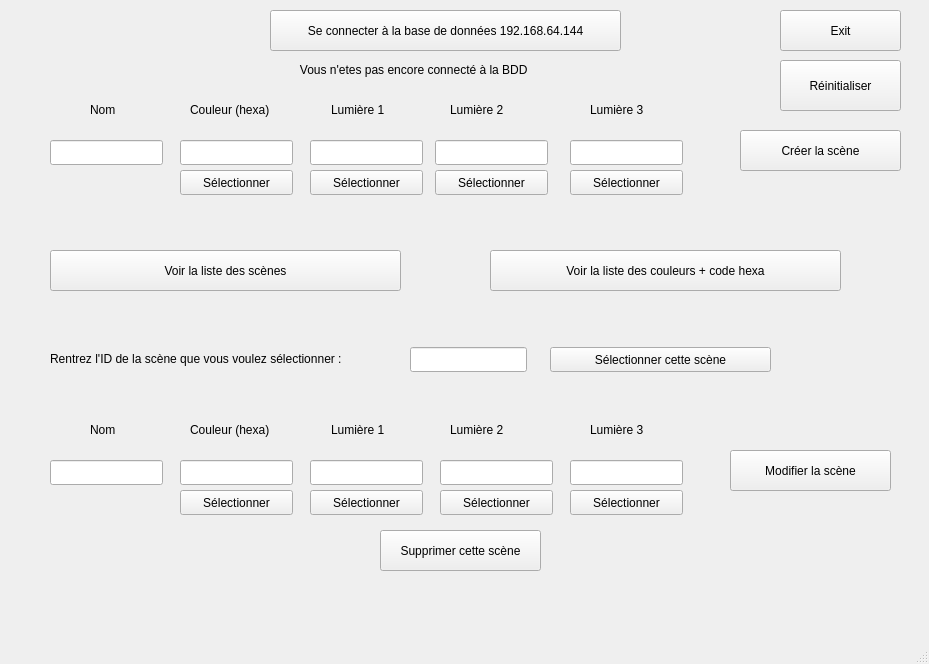
<?xml version="1.0" encoding="UTF-8"?>
<ui version="4.0">
 <class>MainWindow</class>
 <widget class="QMainWindow" name="MainWindow">
  <property name="geometry">
   <rect>
    <x>0</x>
    <y>0</y>
    <width>929</width>
    <height>664</height>
   </rect>
  </property>
  <property name="windowTitle">
   <string>MainWindow</string>
  </property>
  <widget class="QWidget" name="centralwidget">
   <widget class="QPushButton" name="pushButton">
    <property name="enabled">
     <bool>true</bool>
    </property>
    <property name="geometry">
     <rect>
      <x>270</x>
      <y>10</y>
      <width>351</width>
      <height>41</height>
     </rect>
    </property>
    <property name="text">
     <string>Se connecter à la base de données 192.168.64.144</string>
    </property>
   </widget>
   <widget class="QLabel" name="label">
    <property name="geometry">
     <rect>
      <x>250</x>
      <y>60</y>
      <width>401</width>
      <height>20</height>
     </rect>
    </property>
    <property name="text">
     <string>               Vous n'etes pas encore connecté à la BDD</string>
    </property>
   </widget>
   <widget class="QPushButton" name="pushButton_2">
    <property name="geometry">
     <rect>
      <x>740</x>
      <y>130</y>
      <width>161</width>
      <height>41</height>
     </rect>
    </property>
    <property name="text">
     <string>Créer la scène</string>
    </property>
   </widget>
   <widget class="QLabel" name="label_2">
    <property name="geometry">
     <rect>
      <x>90</x>
      <y>100</y>
      <width>62</width>
      <height>20</height>
     </rect>
    </property>
    <property name="text">
     <string>Nom</string>
    </property>
   </widget>
   <widget class="QLabel" name="label_3">
    <property name="geometry">
     <rect>
      <x>190</x>
      <y>100</y>
      <width>101</width>
      <height>20</height>
     </rect>
    </property>
    <property name="text">
     <string>Couleur (hexa)</string>
    </property>
   </widget>
   <widget class="QLabel" name="label_4">
    <property name="geometry">
     <rect>
      <x>331</x>
      <y>100</y>
      <width>65</width>
      <height>20</height>
     </rect>
    </property>
    <property name="text">
     <string>Lumière 1</string>
    </property>
   </widget>
   <widget class="QLabel" name="label_5">
    <property name="geometry">
     <rect>
      <x>450</x>
      <y>100</y>
      <width>71</width>
      <height>20</height>
     </rect>
    </property>
    <property name="text">
     <string>Lumière 2</string>
    </property>
   </widget>
   <widget class="QLabel" name="label_6">
    <property name="geometry">
     <rect>
      <x>590</x>
      <y>100</y>
      <width>71</width>
      <height>20</height>
     </rect>
    </property>
    <property name="text">
     <string>Lumière 3</string>
    </property>
   </widget>
   <widget class="QLineEdit" name="lineEdit">
    <property name="geometry">
     <rect>
      <x>50</x>
      <y>140</y>
      <width>113</width>
      <height>25</height>
     </rect>
    </property>
   </widget>
   <widget class="QLineEdit" name="lineEdit_2">
    <property name="geometry">
     <rect>
      <x>180</x>
      <y>140</y>
      <width>113</width>
      <height>25</height>
     </rect>
    </property>
   </widget>
   <widget class="QLineEdit" name="lineEdit_3">
    <property name="geometry">
     <rect>
      <x>310</x>
      <y>140</y>
      <width>113</width>
      <height>25</height>
     </rect>
    </property>
   </widget>
   <widget class="QLineEdit" name="lineEdit_4">
    <property name="geometry">
     <rect>
      <x>435</x>
      <y>140</y>
      <width>113</width>
      <height>25</height>
     </rect>
    </property>
   </widget>
   <widget class="QLineEdit" name="lineEdit_5">
    <property name="geometry">
     <rect>
      <x>570</x>
      <y>140</y>
      <width>113</width>
      <height>25</height>
     </rect>
    </property>
   </widget>
   <widget class="QLabel" name="label_7">
    <property name="geometry">
     <rect>
      <x>680</x>
      <y>180</y>
      <width>271</width>
      <height>20</height>
     </rect>
    </property>
    <property name="text">
     <string/>
    </property>
   </widget>
   <widget class="QPushButton" name="pushButton_3">
    <property name="geometry">
     <rect>
      <x>50</x>
      <y>250</y>
      <width>351</width>
      <height>41</height>
     </rect>
    </property>
    <property name="text">
     <string>Voir la liste des scènes</string>
    </property>
   </widget>
   <widget class="QLabel" name="label_8">
    <property name="geometry">
     <rect>
      <x>50</x>
      <y>350</y>
      <width>351</width>
      <height>17</height>
     </rect>
    </property>
    <property name="text">
     <string>Rentrez l'ID de la scène que vous voulez sélectionner : </string>
    </property>
   </widget>
   <widget class="QLineEdit" name="lineEdit_6">
    <property name="geometry">
     <rect>
      <x>410</x>
      <y>347</y>
      <width>117</width>
      <height>25</height>
     </rect>
    </property>
   </widget>
   <widget class="QPushButton" name="pushButton_4">
    <property name="geometry">
     <rect>
      <x>550</x>
      <y>347</y>
      <width>221</width>
      <height>25</height>
     </rect>
    </property>
    <property name="text">
     <string>Sélectionner cette scène</string>
    </property>
   </widget>
   <widget class="QLabel" name="label_9">
    <property name="geometry">
     <rect>
      <x>270</x>
      <y>390</y>
      <width>641</width>
      <height>17</height>
     </rect>
    </property>
    <property name="text">
     <string/>
    </property>
   </widget>
   <widget class="QLineEdit" name="lineEdit_7">
    <property name="geometry">
     <rect>
      <x>50</x>
      <y>460</y>
      <width>113</width>
      <height>25</height>
     </rect>
    </property>
   </widget>
   <widget class="QLineEdit" name="lineEdit_8">
    <property name="geometry">
     <rect>
      <x>180</x>
      <y>460</y>
      <width>113</width>
      <height>25</height>
     </rect>
    </property>
   </widget>
   <widget class="QLabel" name="label_10">
    <property name="geometry">
     <rect>
      <x>331</x>
      <y>420</y>
      <width>65</width>
      <height>20</height>
     </rect>
    </property>
    <property name="text">
     <string>Lumière 1</string>
    </property>
   </widget>
   <widget class="QLineEdit" name="lineEdit_9">
    <property name="geometry">
     <rect>
      <x>310</x>
      <y>460</y>
      <width>113</width>
      <height>25</height>
     </rect>
    </property>
   </widget>
   <widget class="QLabel" name="label_11">
    <property name="geometry">
     <rect>
      <x>190</x>
      <y>420</y>
      <width>101</width>
      <height>20</height>
     </rect>
    </property>
    <property name="text">
     <string>Couleur (hexa)</string>
    </property>
   </widget>
   <widget class="QLineEdit" name="lineEdit_10">
    <property name="geometry">
     <rect>
      <x>440</x>
      <y>460</y>
      <width>113</width>
      <height>25</height>
     </rect>
    </property>
   </widget>
   <widget class="QLabel" name="label_12">
    <property name="geometry">
     <rect>
      <x>90</x>
      <y>420</y>
      <width>62</width>
      <height>20</height>
     </rect>
    </property>
    <property name="text">
     <string>Nom</string>
    </property>
   </widget>
   <widget class="QLabel" name="label_13">
    <property name="geometry">
     <rect>
      <x>450</x>
      <y>420</y>
      <width>71</width>
      <height>20</height>
     </rect>
    </property>
    <property name="text">
     <string>Lumière 2</string>
    </property>
   </widget>
   <widget class="QLabel" name="label_14">
    <property name="geometry">
     <rect>
      <x>590</x>
      <y>420</y>
      <width>71</width>
      <height>20</height>
     </rect>
    </property>
    <property name="text">
     <string>Lumière 3</string>
    </property>
   </widget>
   <widget class="QLineEdit" name="lineEdit_11">
    <property name="geometry">
     <rect>
      <x>570</x>
      <y>460</y>
      <width>113</width>
      <height>25</height>
     </rect>
    </property>
   </widget>
   <widget class="QPushButton" name="pushButton_5">
    <property name="geometry">
     <rect>
      <x>730</x>
      <y>450</y>
      <width>161</width>
      <height>41</height>
     </rect>
    </property>
    <property name="text">
     <string>Modifier la scène</string>
    </property>
   </widget>
   <widget class="QPushButton" name="pushButton_6">
    <property name="geometry">
     <rect>
      <x>380</x>
      <y>530</y>
      <width>161</width>
      <height>41</height>
     </rect>
    </property>
    <property name="text">
     <string>Supprimer cette scène</string>
    </property>
   </widget>
   <widget class="QLabel" name="label_15">
    <property name="geometry">
     <rect>
      <x>350</x>
      <y>580</y>
      <width>381</width>
      <height>17</height>
     </rect>
    </property>
    <property name="text">
     <string/>
    </property>
   </widget>
   <widget class="QLabel" name="label_16">
    <property name="geometry">
     <rect>
      <x>670</x>
      <y>510</y>
      <width>261</width>
      <height>20</height>
     </rect>
    </property>
    <property name="text">
     <string/>
    </property>
   </widget>
   <widget class="QLabel" name="label_17">
    <property name="geometry">
     <rect>
      <x>170</x>
      <y>570</y>
      <width>601</width>
      <height>16</height>
     </rect>
    </property>
    <property name="text">
     <string/>
    </property>
   </widget>
   <widget class="QLabel" name="label_18">
    <property name="geometry">
     <rect>
      <x>170</x>
      <y>600</y>
      <width>601</width>
      <height>16</height>
     </rect>
    </property>
    <property name="text">
     <string/>
    </property>
   </widget>
   <widget class="QPushButton" name="pushButton_7">
    <property name="geometry">
     <rect>
      <x>780</x>
      <y>10</y>
      <width>121</width>
      <height>41</height>
     </rect>
    </property>
    <property name="text">
     <string>Exit</string>
    </property>
   </widget>
   <widget class="QPushButton" name="pushButton_8">
    <property name="geometry">
     <rect>
      <x>780</x>
      <y>60</y>
      <width>121</width>
      <height>51</height>
     </rect>
    </property>
    <property name="text">
     <string>Réinitialiser</string>
    </property>
   </widget>
   <widget class="QPushButton" name="pushButton_9">
    <property name="geometry">
     <rect>
      <x>490</x>
      <y>250</y>
      <width>351</width>
      <height>41</height>
     </rect>
    </property>
    <property name="text">
     <string>Voir la liste des couleurs + code hexa</string>
    </property>
   </widget>
   <widget class="QLabel" name="label_19">
    <property name="geometry">
     <rect>
      <x>510</x>
      <y>300</y>
      <width>301</width>
      <height>20</height>
     </rect>
    </property>
    <property name="text">
     <string/>
    </property>
   </widget>
   <widget class="QPushButton" name="pushButton_10">
    <property name="geometry">
     <rect>
      <x>180</x>
      <y>170</y>
      <width>113</width>
      <height>25</height>
     </rect>
    </property>
    <property name="text">
     <string>Sélectionner</string>
    </property>
   </widget>
   <widget class="QPushButton" name="pushButton_11">
    <property name="geometry">
     <rect>
      <x>310</x>
      <y>170</y>
      <width>113</width>
      <height>25</height>
     </rect>
    </property>
    <property name="text">
     <string>Sélectionner</string>
    </property>
   </widget>
   <widget class="QPushButton" name="pushButton_12">
    <property name="geometry">
     <rect>
      <x>435</x>
      <y>170</y>
      <width>113</width>
      <height>25</height>
     </rect>
    </property>
    <property name="text">
     <string>Sélectionner</string>
    </property>
   </widget>
   <widget class="QPushButton" name="pushButton_13">
    <property name="geometry">
     <rect>
      <x>570</x>
      <y>170</y>
      <width>113</width>
      <height>25</height>
     </rect>
    </property>
    <property name="text">
     <string>Sélectionner</string>
    </property>
   </widget>
   <widget class="QPushButton" name="pushButton_14">
    <property name="geometry">
     <rect>
      <x>180</x>
      <y>490</y>
      <width>113</width>
      <height>25</height>
     </rect>
    </property>
    <property name="text">
     <string>Sélectionner</string>
    </property>
   </widget>
   <widget class="QPushButton" name="pushButton_15">
    <property name="geometry">
     <rect>
      <x>310</x>
      <y>490</y>
      <width>113</width>
      <height>25</height>
     </rect>
    </property>
    <property name="text">
     <string>Sélectionner</string>
    </property>
   </widget>
   <widget class="QPushButton" name="pushButton_16">
    <property name="geometry">
     <rect>
      <x>440</x>
      <y>490</y>
      <width>113</width>
      <height>25</height>
     </rect>
    </property>
    <property name="text">
     <string>Sélectionner</string>
    </property>
   </widget>
   <widget class="QPushButton" name="pushButton_17">
    <property name="geometry">
     <rect>
      <x>570</x>
      <y>490</y>
      <width>113</width>
      <height>25</height>
     </rect>
    </property>
    <property name="text">
     <string>Sélectionner</string>
    </property>
   </widget>
  </widget>
  <widget class="QMenuBar" name="menubar">
   <property name="geometry">
    <rect>
     <x>0</x>
     <y>0</y>
     <width>929</width>
     <height>22</height>
    </rect>
   </property>
  </widget>
  <widget class="QStatusBar" name="statusbar"/>
 </widget>
 <resources/>
 <connections/>
 <slots>
  <slot>SeConnecter()</slot>
  <slot>CreerScene()</slot>
  <slot>ModifScene()</slot>
  <slot>AfficherListeScene()</slot>
  <slot>RentrerIdModifScene()</slot>
  <slot>SupprimerScene()</slot>
  <slot>Exit()</slot>
  <slot>Reset()</slot>
 </slots>
</ui>
